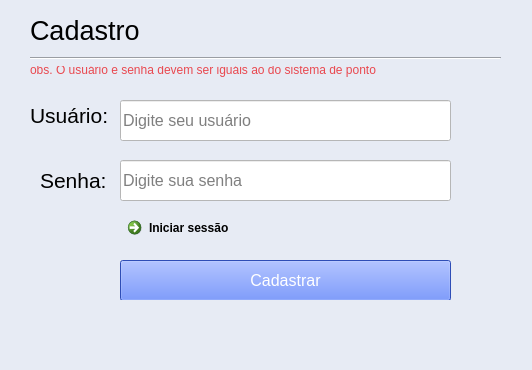
<?xml version="1.0" encoding="UTF-8"?>
<ui version="4.0">
 <class>Cadastro</class>
 <widget class="QMainWindow" name="Cadastro">
  <property name="geometry">
   <rect>
    <x>0</x>
    <y>0</y>
    <width>532</width>
    <height>370</height>
   </rect>
  </property>
  <property name="minimumSize">
   <size>
    <width>532</width>
    <height>370</height>
   </size>
  </property>
  <property name="maximumSize">
   <size>
    <width>532</width>
    <height>370</height>
   </size>
  </property>
  <property name="windowTitle">
   <string>AjudaPonto - Cadastro de usuário</string>
  </property>
  <property name="windowIcon">
   <iconset>
    <normaloff>../../../../../Carlo/Downloads/Windows/icons8-relógio-70.png</normaloff>../../../../../Carlo/Downloads/Windows/icons8-relógio-70.png</iconset>
  </property>
  <property name="styleSheet">
   <string notr="true">background-color: rgb(231, 235, 244)</string>
  </property>
  <widget class="QWidget" name="centralwidget">
   <widget class="QLabel" name="label">
    <property name="geometry">
     <rect>
      <x>30</x>
      <y>10</y>
      <width>241</width>
      <height>41</height>
     </rect>
    </property>
    <property name="font">
     <font>
      <pointsize>20</pointsize>
     </font>
    </property>
    <property name="text">
     <string>Cadastro</string>
    </property>
   </widget>
   <widget class="QLabel" name="label_2">
    <property name="geometry">
     <rect>
      <x>30</x>
      <y>100</y>
      <width>81</width>
      <height>31</height>
     </rect>
    </property>
    <property name="font">
     <font>
      <pointsize>16</pointsize>
     </font>
    </property>
    <property name="text">
     <string>Usuário:</string>
    </property>
   </widget>
   <widget class="QLabel" name="label_3">
    <property name="geometry">
     <rect>
      <x>40</x>
      <y>170</y>
      <width>71</width>
      <height>21</height>
     </rect>
    </property>
    <property name="font">
     <font>
      <pointsize>16</pointsize>
     </font>
    </property>
    <property name="text">
     <string>Senha:</string>
    </property>
   </widget>
   <widget class="QPushButton" name="btnCadastrar">
    <property name="geometry">
     <rect>
      <x>120</x>
      <y>260</y>
      <width>331</width>
      <height>41</height>
     </rect>
    </property>
    <property name="font">
     <font>
      <pointsize>12</pointsize>
     </font>
    </property>
    <property name="styleSheet">
     <string notr="true">background-color: rgb(64, 108, 255);
color: rgb(255, 255, 255);</string>
    </property>
    <property name="text">
     <string>Cadastrar</string>
    </property>
   </widget>
   <widget class="QLineEdit" name="tbUsuario">
    <property name="geometry">
     <rect>
      <x>120</x>
      <y>100</y>
      <width>331</width>
      <height>41</height>
     </rect>
    </property>
    <property name="font">
     <font>
      <pointsize>12</pointsize>
     </font>
    </property>
    <property name="styleSheet">
     <string notr="true">background-color: rgb(255, 255, 255);</string>
    </property>
    <property name="placeholderText">
     <string>Digite seu usuário</string>
    </property>
   </widget>
   <widget class="QLineEdit" name="tbSenha">
    <property name="geometry">
     <rect>
      <x>120</x>
      <y>160</y>
      <width>331</width>
      <height>41</height>
     </rect>
    </property>
    <property name="font">
     <font>
      <pointsize>12</pointsize>
     </font>
    </property>
    <property name="styleSheet">
     <string notr="true">background-color: rgb(255, 255, 255);</string>
    </property>
    <property name="echoMode">
     <enum>QLineEdit::Password</enum>
    </property>
    <property name="placeholderText">
     <string>Digite sua senha</string>
    </property>
   </widget>
   <widget class="QLabel" name="label_4">
    <property name="geometry">
     <rect>
      <x>30</x>
      <y>60</y>
      <width>471</width>
      <height>20</height>
     </rect>
    </property>
    <property name="styleSheet">
     <string notr="true">color: rgb(233, 72, 79);</string>
    </property>
    <property name="text">
     <string>obs. O usuário e senha devem ser iguáis ao do sistema de ponto</string>
    </property>
   </widget>
   <widget class="Line" name="line">
    <property name="geometry">
     <rect>
      <x>30</x>
      <y>50</y>
      <width>471</width>
      <height>16</height>
     </rect>
    </property>
    <property name="styleSheet">
     <string notr="true">color: rgb(64, 108, 255);</string>
    </property>
    <property name="orientation">
     <enum>Qt::Horizontal</enum>
    </property>
   </widget>
   <widget class="QLabel" name="lbAlertaGeral">
    <property name="geometry">
     <rect>
      <x>120</x>
      <y>300</y>
      <width>331</width>
      <height>20</height>
     </rect>
    </property>
    <property name="styleSheet">
     <string notr="true">font: 10pt &quot;MS Shell Dlg 2&quot;;</string>
    </property>
    <property name="text">
     <string/>
    </property>
   </widget>
   <widget class="QCommandLinkButton" name="btnIrLogin">
    <property name="geometry">
     <rect>
      <x>120</x>
      <y>210</y>
      <width>331</width>
      <height>41</height>
     </rect>
    </property>
    <property name="text">
     <string>Iniciar sessão</string>
    </property>
   </widget>
  </widget>
  <widget class="QMenuBar" name="menubar">
   <property name="geometry">
    <rect>
     <x>0</x>
     <y>0</y>
     <width>532</width>
     <height>21</height>
    </rect>
   </property>
  </widget>
  <widget class="QStatusBar" name="statusbar"/>
 </widget>
 <resources/>
 <connections/>
</ui>
